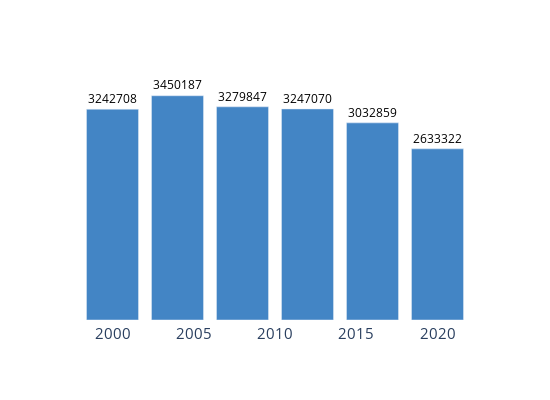

The cell this chart's notebook holds for it:
### Code cell
fig = px.bar(votos_ano.sort_values(by = 'ano'),  
             x = 'ano', 
             y = 'votos_validos',
             barmode = 'group',
             text = 'votos_validos',
             color_discrete_sequence=['rgb(67,133,197)'],
             labels = {'votos_validos': '', 'ano': ''})

fig.update_yaxes(showticklabels = False, linecolor = 'white', gridcolor = 'white', mirror = True, range = [0, 4000000])
fig.update_xaxes(showticklabels = True, linecolor = 'white', gridcolor = 'white', mirror = True, matches = None, tickfont = {'size': 15})
fig.for_each_annotation(lambda a: a.update(text=a.text.split("=")[-1]))
fig.update_layout(width = 550, height = 400, plot_bgcolor = 'white', paper_bgcolor = 'white')
fig.update_traces(texttemplate='%{text:}', textposition='outside', textfont = {'color': 'black', 'size': 15})
fig.show()

fig.write_image("viz/n_votos_validos.png")

### Figure 1 — Plotly figure (JSON) as saved in the notebook; plotly's stock layout.template omitted (floating-point values rounded to 4 significant figures)
{"data": [{"alignmentgroup": "True", "hovertemplate": "=%{text}<extra></extra>", "legendgroup": "", "marker": {"color": "rgb(67,133,197)", "pattern": {"shape": ""}}, "name": "", "offsetgroup": "", "orientation": "v", "showlegend": false, "text": [3242708, 3450187, 3279847, 3247070, 3032859, 2633322], "textfont": {"color": "black", "size": 15}, "textposition": "outside", "texttemplate": "%{text:}", "type": "bar", "x": [2000, 2004, 2008, 2012, 2016, 2020], "xaxis": "x", "y": [3242708, 3450187, 3279847, 3247070, 3032859, 2633322], "yaxis": "y"}], "layout": {"barmode": "group", "height": 400, "legend": {"tracegroupgap": 0}, "margin": {"t": 60}, "paper_bgcolor": "white", "plot_bgcolor": "white", "width": 550, "xaxis": {"anchor": "y", "domain": [0, 1], "gridcolor": "white", "linecolor": "white", "mirror": true, "showticklabels": true, "tickfont": {"size": 15}, "title": {"text": ""}}, "yaxis": {"anchor": "x", "domain": [0, 1], "gridcolor": "white", "linecolor": "white", "mirror": true, "range": [0, 4000000], "showticklabels": false, "title": {"text": ""}}}}
